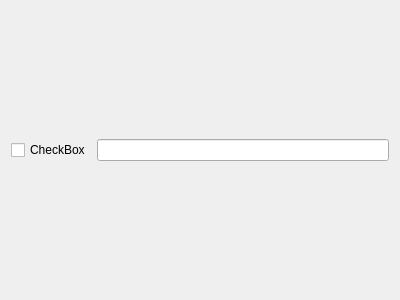
<?xml version="1.0" encoding="UTF-8"?>
<ui version="4.0">
 <class>Form</class>
 <widget class="QWidget" name="Form">
  <property name="geometry">
   <rect>
    <x>0</x>
    <y>0</y>
    <width>400</width>
    <height>300</height>
   </rect>
  </property>
  <property name="windowTitle">
   <string>Form</string>
  </property>
  <layout class="QHBoxLayout" name="horizontalLayout_3">
   <item>
    <widget class="QCheckBox" name="checkBox">
     <property name="text">
      <string>CheckBox</string>
     </property>
    </widget>
   </item>
   <item>
    <widget class="QLineEdit" name="lineEdit">
     <property name="enabled">
      <bool>true</bool>
     </property>
     <property name="readOnly">
      <bool>true</bool>
     </property>
    </widget>
   </item>
  </layout>
 </widget>
 <resources/>
 <connections/>
</ui>
